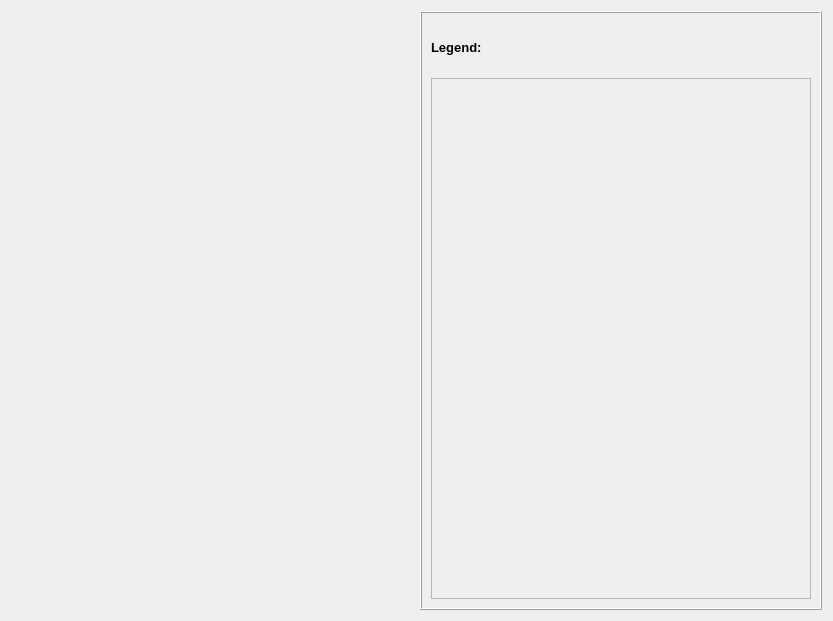
<?xml version="1.0" encoding="UTF-8"?>
<ui version="4.0">
 <class>Graph_widget</class>
 <widget class="QWidget" name="Graph_widget">
  <property name="geometry">
   <rect>
    <x>0</x>
    <y>0</y>
    <width>833</width>
    <height>621</height>
   </rect>
  </property>
  <property name="windowTitle">
   <string>Form</string>
  </property>
  <layout class="QHBoxLayout" name="horizontalLayout">
   <item>
    <widget class="QWidget" name="widget" native="true"/>
   </item>
   <item>
    <widget class="QFrame" name="frame_2">
     <property name="frameShape">
      <enum>QFrame::Box</enum>
     </property>
     <property name="frameShadow">
      <enum>QFrame::Raised</enum>
     </property>
     <layout class="QVBoxLayout" name="verticalLayout_2">
      <item>
       <widget class="QLabel" name="label">
        <property name="minimumSize">
         <size>
          <width>0</width>
          <height>50</height>
         </size>
        </property>
        <property name="maximumSize">
         <size>
          <width>16777215</width>
          <height>50</height>
         </size>
        </property>
        <property name="font">
         <font>
          <pointsize>10</pointsize>
          <weight>75</weight>
          <bold>true</bold>
         </font>
        </property>
        <property name="text">
         <string>Legend:</string>
        </property>
       </widget>
      </item>
      <item>
       <widget class="QFrame" name="frame">
        <property name="minimumSize">
         <size>
          <width>0</width>
          <height>0</height>
         </size>
        </property>
        <property name="maximumSize">
         <size>
          <width>16777215</width>
          <height>16777215</height>
         </size>
        </property>
        <property name="frameShape">
         <enum>QFrame::StyledPanel</enum>
        </property>
        <property name="frameShadow">
         <enum>QFrame::Raised</enum>
        </property>
        <layout class="QVBoxLayout" name="verticalLayout"/>
       </widget>
      </item>
     </layout>
    </widget>
   </item>
  </layout>
 </widget>
 <resources/>
 <connections/>
</ui>
